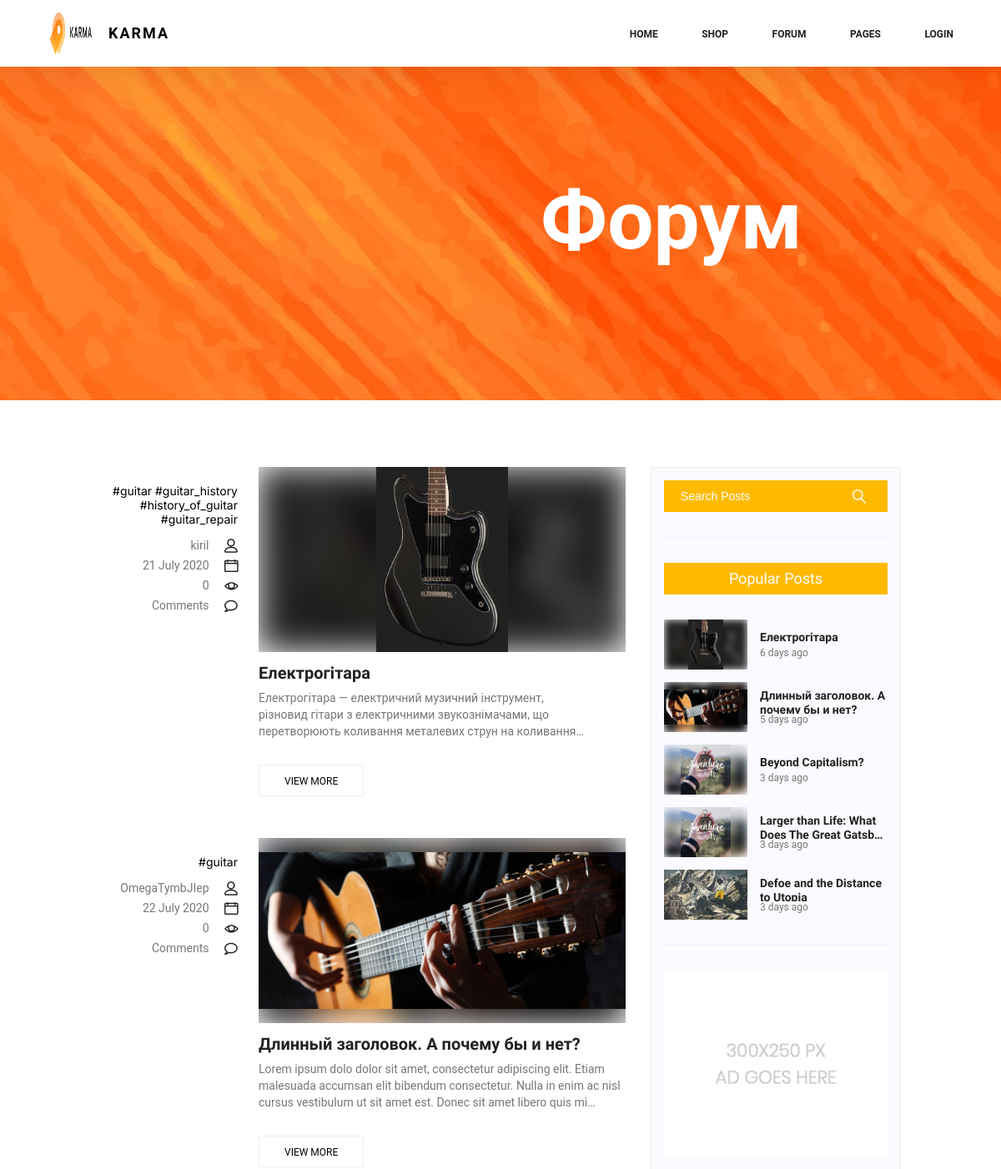
The app's page /forum/1tag=guitar (upper part), older data.
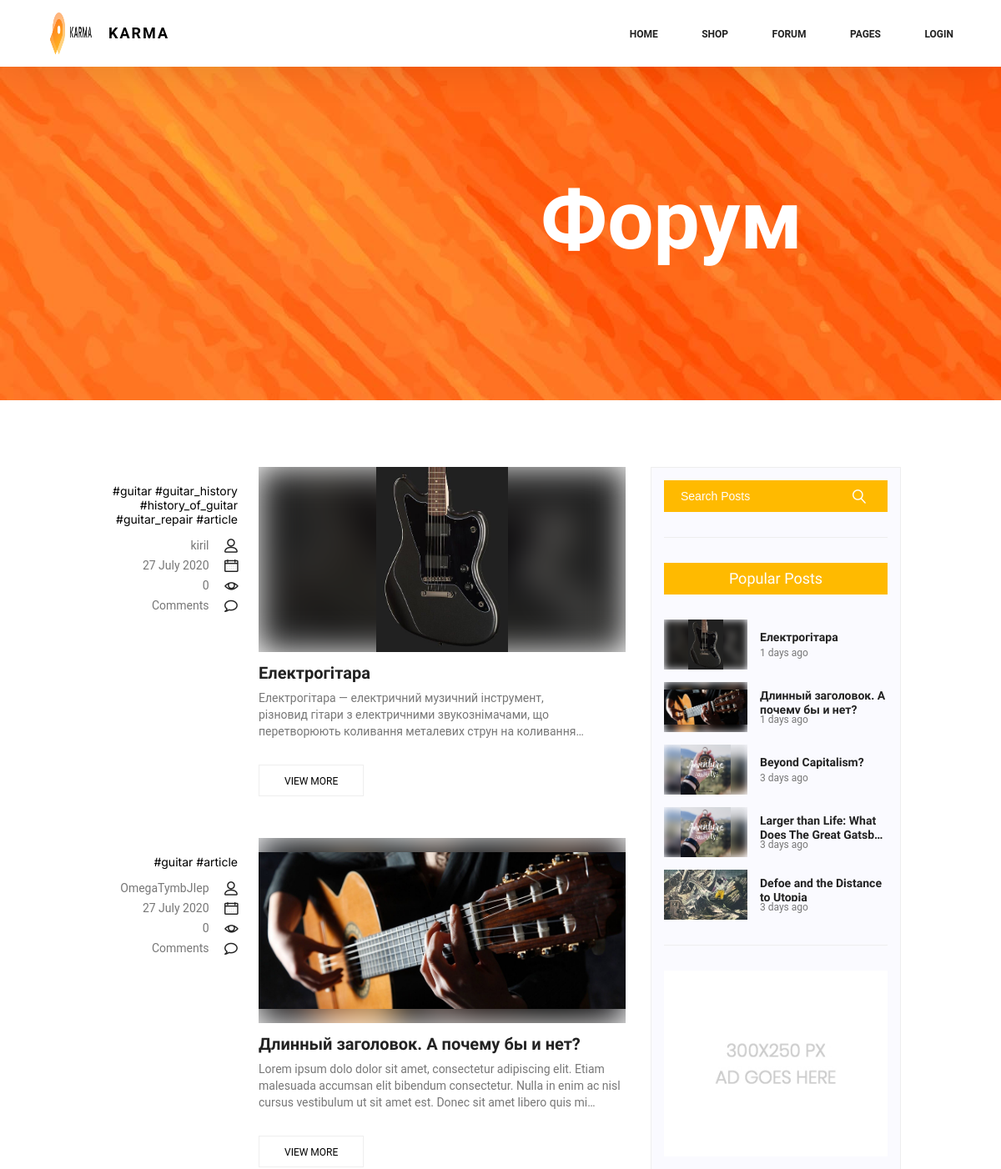
The same page, newer data.
### Articles/models.py (models this page shows, shortened)
class TagModel(models.Model):
    tag = models.CharField(max_length=50)
    count_of_uses = models.IntegerField(default=0)
    class Meta:
        verbose_name = 'Tag'
        verbose_name_plural = 'Tags'

class ArticleModel(models.Model):
    author = models.ForeignKey(User, on_delete=models.CASCADE)
    heading = models.CharField(max_length=50, verbose_name="Heading", default="Heading")
    text = models.TextField(max_length=50000, verbose_name='Text', default="Text")
    date = models.DateTimeField(auto_now=True, verbose_name="Date")
    views = models.IntegerField(default=0)
    image = models.ImageField(upload_to='images/',
                              verbose_name='Изображение',
                              default='images/test-photo.jpg',
                              null=True,
                              blank=True)
    tags = models.ManyToManyField(TagModel, blank=True)
    class Meta:
        verbose_name = 'Article'
        verbose_name_plural = 'Articles'

### Articles/views.py (the view)
def forum_render(request, num, tag_name):
    num = num * 10
    articles = ArticleModel.objects.all()
    tags = TagModel.objects.all().order_by('-count_of_uses')
    most_popular_articles = articles.order_by('-views')[:5]
    most_popular_articles = date_out(most_popular_articles)
    search_form = SearchForm(request.POST)
    if request.method == "POST":
        if search_form.is_valid():
            search = search_form.cleaned_data.get("search")
            articles = articles.filter(text__contains=search)
    if tag_name != '_':
        articles = articles.filter(tags__tag__exact=tag_name)
    for i in articles:
        i.text = strip_tags(i.text)
    count = list(range(1, (len(articles) // 10) + 2))
    articles = articles[num - 10:num]
    num = num // 10
    context = {
        "articles": articles,
        "count": count,
        "search_form": search_form,
        "most_popular_articles": most_popular_articles,
        "tags": tags,
        "tag_name": tag_name,
        "num": num,
        "num_1": num+1,
        "num_2": num-1,
        "len_count": len(count),
    }
    return render(request, 'forum.html', context)

### Articles/forms.py
class SearchForm(forms.Form):
    search = forms.CharField(
        label='',
        max_length=100,
        widget=forms.TextInput(attrs={
            'class': 'forums-input',
            'placeholder': 'Search Posts',
            'autocomplete': 'off',
            'onfocus': 'this.placeholder=""',
            'onblur': 'this.placeholder="Search Posts"'
        }),
        error_messages={}
    )

### Articles/views.py (called while the page is built, shortened)
def date_out(articles):
    for article in articles:
        date = timezone.now() - article.date
        if date.days != 0:
            if date.days // 7 != 0:
                date = date.days // 7
                if date >= 4:
                    date = date // 4
                    article.date = str(date) + " months ago"
                else:
                    article.date = str(date) + " weeks ago"
            else:
                article.date = str(date.days) + " days ago"
    return articles

### templates/forum.html (shortened to what this page needs)
{% extends 'home.html' %}
{% load static %}
{% block content %}
    <section class="forum-intro-section halfscreen">
        <div class="forum">
            <div class="forum-intro">
                <div class="forum-intro-flexbox">
                    <div class="forum-intro-textbox">
                        <h1>Форум</h1>
                    </div>
                </div>
            </div>
        </div>
    </section>
    <section class="forum-body-section">
        <div class="forum-body">
            <div class="container">
                <div class="forum-body-inner">
                    <div class="right-forum-side">
                        {% for article in articles%}
                        <div class="right-forum-sidebar-unit">
                            <div class="forum-unit-info">
                                <div class="forum-unit-tags">
                                    {% for tag in article.tags.all %}
                                    <a href="/forum/1tag={{tag.tag}}">#{{tag.tag}}</a>
                                    {% endfor %}
                                </div>
                                <ul class="forum-unit-meta">
                                    <li> <a href="#">{{article.author}}</a> <i class="lnr lnr-user"></i></li>
                                    <li> {{article.date|date:"d N Y" }} <i class="lnr lnr-calendar-full"></i></li>
                                    <li> {{article.views}} <i class="lnr lnr-eye"></i></li>
                                    <li> <a href="#">Comments</a> <i class="lnr lnr-bubble"></i></li>
                                </ul>
                            </div>
                            <div class="forum-unit-post">
                                <div class="forum-unit-post-img-background">
                                    <div class="forum-unit-post-img-blurBackground-box">
                                    </div>
                                    <img class="forum-unit-post-img blur-img-background" src="{{article.image.url}}" alt="">
                                </div>
                                <div class="forum-unit-about-post">
                                    <h2> {{article.heading}}</h2>
                                    <p> {{article.text | safe}} </p>
                                </div>
                                <div class="forum-unit-post-for-comment">
                                    <a class="forum-unit-post-vm-button" href="/articles{{article.id}}/">VIEW MORE</a>
                                </div>
                            </div>
                        </div>
                        {% endfor %}
                    </div>
                    <div class="left-forum-side">
                        <form data-da="forum-da-container,first,990" method="post" class="search-forums">
                            {{search_form.search}}
                            <button type="submit" class="forum-submit-button">
                                <a><i class="lnr lnr-magnifier" style="font-weight: 800;"></i></a>
                            </button>
                        </form>
                        <div class="hr"></div>
                        <div data-da="forum-da-container-popular-post, first, 990" class="todays-top-forum">
                            <h3>Popular Posts</h3>
                            <div class="popular-posts-block">
                                {% for article in most_popular_articles %}
                                <div class="popular-post">
                                    <div class="img-box-popular-post">
                                        <div class="popular-post-img-blurBackground-box">
                                        </div>
                                        <img class="popular-post-img blur-img-background" src="{{article.image.url}}" alt="">
                                    </div>
                                    <div class="smthg-about-popular-post">
                                        <div class="smthg-about-popular-post-heading-box">
                                            <h4>{{article.heading}}</h4>
                                        </div>
                                        <p>{{article.date}}</p>
                                    </div>
                                </div>
                                {% endfor %}
                            </div>
                        </div>
                        <div class="hr"></div>
                        <a href="#">
                            <div class="add">
                                <img src="{% static 'img/add.jpg' %}">
                            </div>
                        </a>
                    </div>
                </div>
            </div>
        </div>
    </section>
{% endblock %}

### templates/home.html (shortened to what this page needs)
{% load static %}
<!DOCTYPE html>
<html>
<head>
    <link rel="stylesheet" href="{% static 'css/main.css'%}">
    <link rel="stylesheet" href="{% static 'css/linearicons.css'%}">
    <link rel="stylesheet" href="{% static 'css/font-awesome.min.css'%}">
</head>
<body>
    <header class="header">
        <div class="header-inner">
            <div class="container">
                <div class="header-area">
                    <div class="header-logo">
                        <img src="{% static 'img/logo.png'%}" class="logo">
                        <p class="logo-title">KARMA</p>
                    </div>
                    <nav class="nav-menu">
                        <ul class="nav-list">
                            <li class="nav-item"><a class="nav-link" href="/">HOME</a></li>
                            <li class="nav-item"><a class="nav-link" href="">SHOP</a></li>
                            <li class="nav-item"><a class="nav-link" href="/forum/1tag=_">FORUM</a></li>
                            <li class="nav-item"><a class="nav-link" href="">PAGES</a></li>
                            <li class="nav-item"><a class="nav-link" href="/profile">{% if user.is_authenticated %}PROFILE {% else %} LOGIN {% endif %}
                            </a></li>
                        </ul>
                    </nav>
                </div>
            </div>
        </div>
    </header>
    {% block content %}{% endblock %}
</body>
</html>

Row changes from the older to the newer data that the page shows:
changed ArticleModel "Електрогітара": gains TagModel (tag "article"); date "21 July 2020" → "27 July 2020"; date "6 days ago" → "1 days ago"
changed ArticleModel "Длинный заголовок. А почему бы и нет?": gains TagModel (tag "article"); date "22 July 2020" → "27 July 2020"; date "5 days ago" → "1 days ago"
